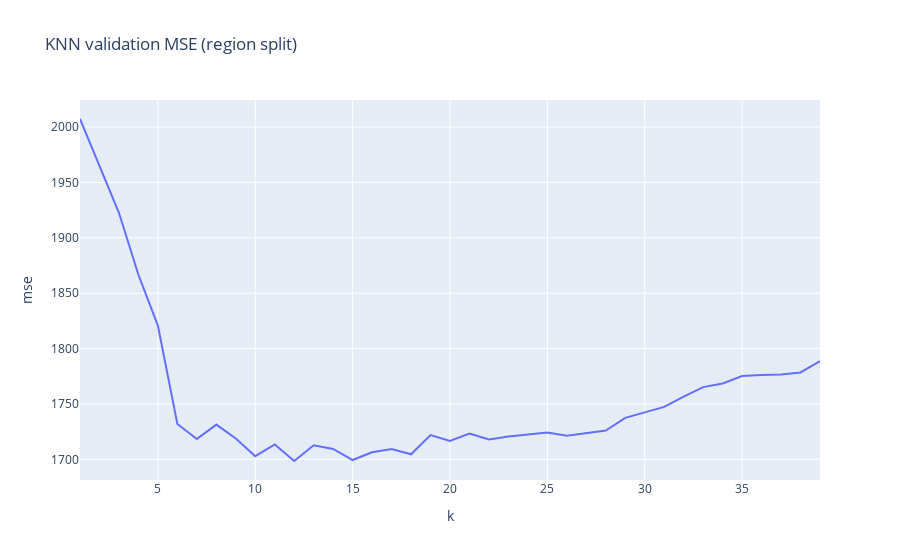

The notebook cell this image was saved under:
### Code cell
k_mse_pd = pd.DataFrame(data=np.vstack([k_values, k_mse]).T, index=np.arange(k_values.shape[0]), columns=['k', 'mse'])
fig = px.line(k_mse_pd, x="k", y="mse", title='KNN validation MSE (region split)')
fig.show()

### Figure 1 — Plotly figure (JSON) as saved in the notebook; plotly's stock layout.template omitted (floating-point values rounded to 4 significant figures)
{"data": [{"hovertemplate": "k=%{x}<br>mse=%{y}<extra></extra>", "legendgroup": "", "line": {"color": "#636efa", "dash": "solid"}, "mode": "lines", "name": "", "orientation": "v", "showlegend": false, "type": "scatter", "x": [1, 2, 3, 4, 5, 6, 7, 8, 9, 10, 11, 12, 13, 14, 15, 16, 17, 18, 19, 20, 21, 22, 23, 24, 25, 26, 27, 28, 29, 30, 31, 32, 33, 34, 35, 36, 37, 38, 39], "xaxis": "x", "y": [2007.0, 1965.0, 1923.0, 1867.0, 1821.0, 1732.0, 1718.0, 1731.0, 1719.0, 1703.0, 1713.0, 1699.0, 1713.0, 1709.0, 1699.0, 1706.0, 1709.0, 1705.0, 1722.0, 1717.0, 1723.0, 1718.0, 1721.0, 1722.0, 1724.0, 1721.0, 1723.0, 1726.0, 1737.0, 1742.0, 1747.0, 1757.0, 1765.0, 1769.0, 1775.0, 1776.0, 1777.0, 1778.0, 1789.0], "yaxis": "y"}], "layout": {"legend": {"tracegroupgap": 0}, "title": {"text": "KNN validation MSE (region split)"}, "xaxis": {"anchor": "y", "domain": [0, 1], "title": {"text": "k"}}, "yaxis": {"anchor": "x", "domain": [0, 1], "title": {"text": "mse"}}}}
